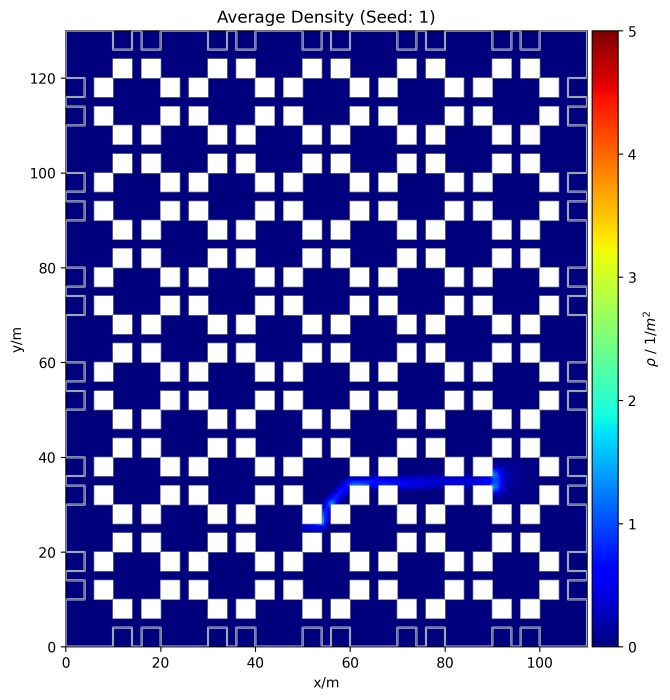
#> input picture Topo_2/heatmap_density/heatmap_density1.png, 2008 x 2100 px (shown at 1/3 size); its folder holds only this picture in this run
$ python -i visualizer.py   (imports and definitions only)
#> lines starting #> are read from the running program, lines starting #| are printed output that depends on the picture; after the words box and inside, x2 and y2 are one past the last pixel; in counts of white or black regions, pixels touching at a corner belong together
import streamlit as st
import pandas as pd
import pathlib
import json
import re
import numpy as np
from PIL import Image


# [142 lines left out: functions _get_density_jet_map_for_run, plot_training_history, show_sample_images, _resolve_triplet_paths, not called in this run]

def _is_cvae_run(run_path):
    return "Method_CVAE" in pathlib.Path(run_path).parts

# [65 lines left out: functions _has_mask_backups, _select_display_path, _mask_display_selector, _show_summary_table, not called in this run]

import scipy.ndimage

def _get_layout_borders(input_path, thickness=1):
    """
    Extract a 1-pixel binary mask along the inner boundary of the walkable area.
    This corresponds to the wall outline drawn on the inside edge of the rooms.
    To avoid door blockage and wall fragmentation caused by LANCZOS/BICUBIC interpolation
    on the low-res inputs, we try to load the original high-resolution, noise-free layout image,
    resize its walkable area mask to the target size using NEAREST interpolation,
    and then compute the clean inner borders on it.
    """
#> called with thickness = 1
    try:
        input_path = pathlib.Path(input_path)

        # Load the displayed image to get the target size
        target_img = Image.open(input_path)
#> target_img is the input picture: PIL image 2008x2100 RGBA; mean R, G, B, A 125.4, 126.4, 185.2, 255
        target_w, target_h = target_img.size
#> target_w = 2008; target_h = 2100

        orig_img_path = None

        # Traverse parent folders to locate run_config_snapshot.json and resolve dataset root
        for parent in input_path.parents:
            snapshot_path = parent / "run_config_snapshot.json"
            if snapshot_path.exists():
                try:
                    with open(snapshot_path, "r", encoding="utf-8") as f:
                        snapshot = json.load(f)
                    dataset_root_raw = snapshot.get("DATASET_ROOT", snapshot.get("dataset_root", ""))
                    if dataset_root_raw:
                        dataset_root = pathlib.Path(dataset_root_raw)
                        if not dataset_root.is_absolute():
                            # TRAJECTORY_ROOT is parents[2] (AI_GenerateImage)
                            trajectory_root = pathlib.Path(__file__).resolve().parents[2]
                            dataset_root = (trajectory_root / dataset_root).resolve()

                        # Look for original high-res image in A/test/
                        candidate = dataset_root / "A" / "test" / input_path.name
                        if candidate.exists():
                            orig_img_path = candidate
                            break
                except Exception:
                    pass

        # If original image is found, load it for a clean, sharp mask
        if orig_img_path:
            img = Image.open(orig_img_path).convert("RGB")
        else:
            # Fallback to the low-res inputs image if dataset can't be resolved
            img = target_img.convert("RGB")

        arr = np.array(img)
        # Walkable area is the colored region (red, green, blue)
        walkable_highres = (arr[:, :, 0] > 50) | (arr[:, :, 1] > 50) | (arr[:, :, 2] > 50)
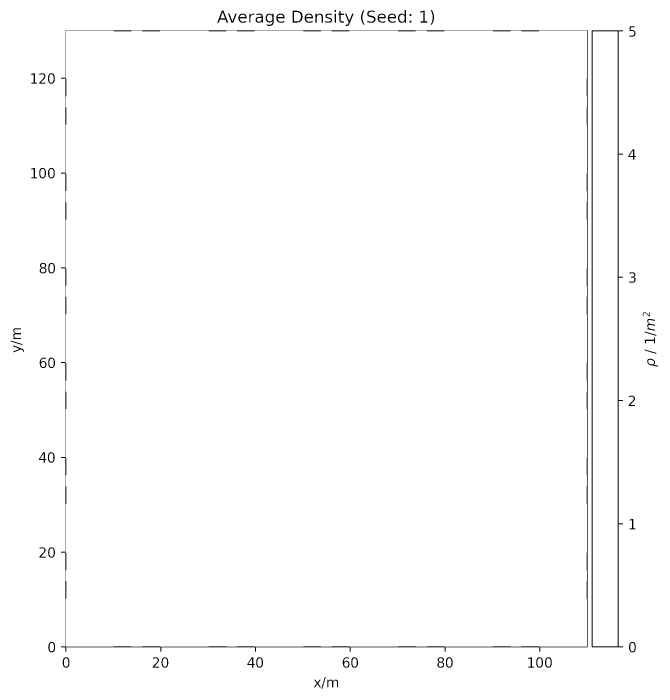
#> walkable_highres: shape (2100, 2008) bool (shown at 1/3 size); 99% white; 71 black regions, largest, box (x1, y1, x2, y2) and area: (183, 91, 1763, 1955) 14238, (1775, 91, 1869, 1942) 11790, (878, 32, 908, 68) 413

        # Resize to the target display size using NEAREST neighbor to avoid blur and closed doors
        walkable_pil = Image.fromarray(walkable_highres.astype(np.uint8) * 255)
        walkable_resized = np.array(walkable_pil.resize((target_w, target_h), Image.NEAREST)) > 128

        # Extract the inner borders from the resized walkable mask
        current = walkable_resized.copy()
        for _ in range(thickness):
            eroded = current.copy()
            eroded[1:, :] &= current[:-1, :]
            eroded[:-1, :] &= current[1:, :]
            eroded[:, 1:] &= current[:, :-1]
            eroded[:, :-1] &= current[:, 1:]
            current = eroded
#> this loop made 1 pass
#> pass 1, in _get_layout_borders, `current = eroded`:
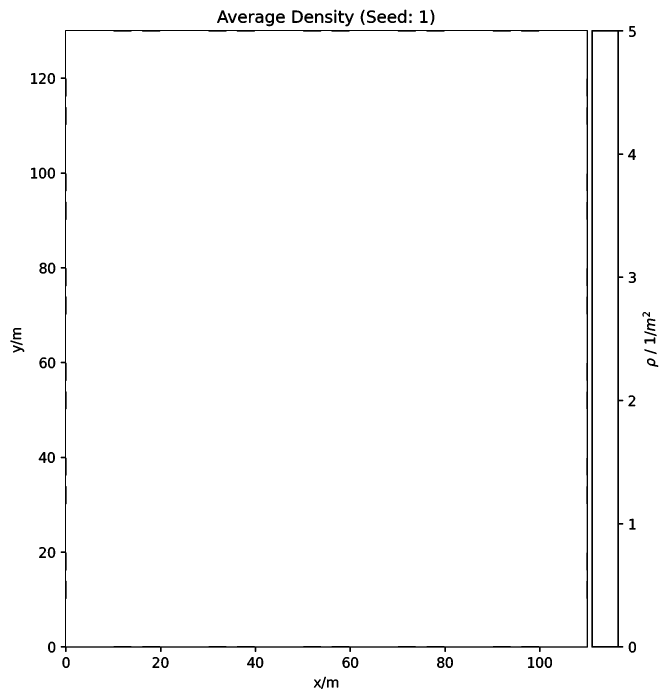
#> current: shape (2100, 2008) bool (shown at 1/3 size); 98.3% white; 70 black regions, largest, box (x1, y1, x2, y2) and area: (182, 90, 1764, 1956) 28251, (1774, 90, 1870, 1943) 19636, (877, 31, 909, 69) 609

        borders = walkable_resized & ~current
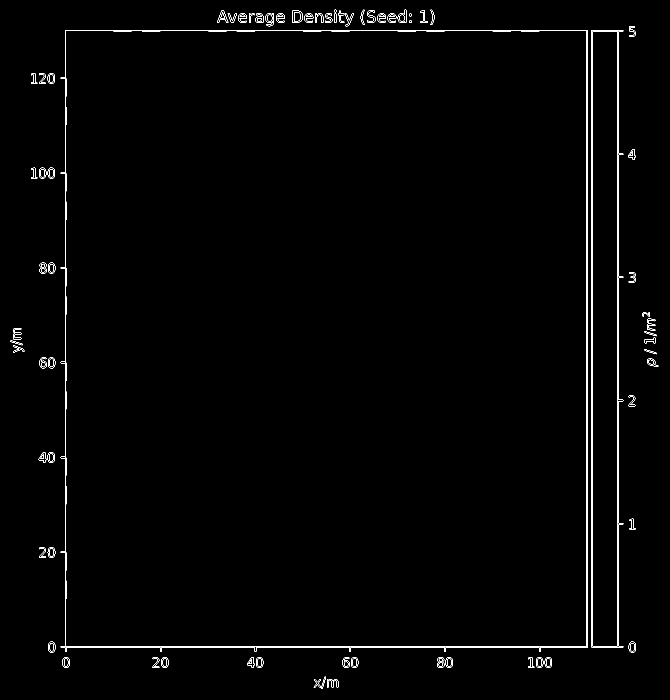
#> borders: shape (2100, 2008) bool (shown at 1/3 size); 0.72% white in thin lines or dots
        return borders
    except Exception as e:
        print(f"Error getting borders: {e}")
        return None

# [1295 lines left out: functions _overlay_borders, _show_single_mask_result, _show_compare_mask_results, show_test_evaluation, show_grid_representation_and_gt_details, show_housegan_results and 9 more, not called in this run]

>>> result = _get_layout_borders('../../../Topo_2/heatmap_density/heatmap_density1.png')
